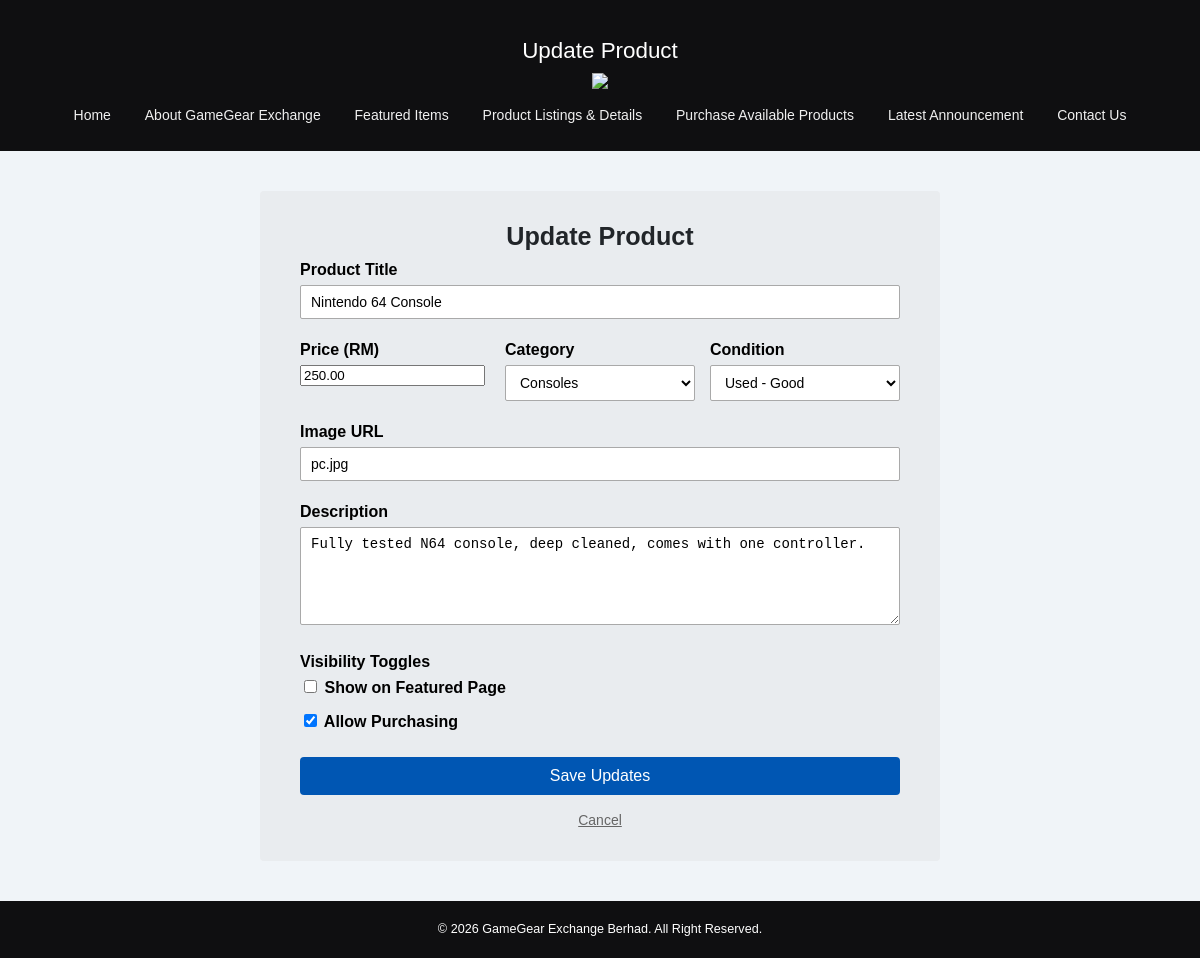
Screenshot of /gamegear/admin/update_product.php?id=1 (signed in) with the database file from the repository.
### tables this page shows
CREATE TABLE listings (
    listing_id INT AUTO_INCREMENT PRIMARY KEY,
    seller_id INT NULL,
    category_id INT NOT NULL,
    title VARCHAR(150) NOT NULL,
    description TEXT,
    price DECIMAL(10,2) NOT NULL,
    item_condition ENUM('New','Like New','Used - Good','Used - Fair') NOT NULL DEFAULT 'Used - Good',
    image_path VARCHAR(200),
    status ENUM('Available','Sold') NOT NULL DEFAULT 'Available',
    is_featured TINYINT(1) NOT NULL DEFAULT 0,
    views INT NOT NULL DEFAULT 0,
    created_at TIMESTAMP DEFAULT CURRENT_TIMESTAMP,
    FOREIGN KEY (seller_id) REFERENCES users(user_id) ON DELETE SET NULL,
    FOREIGN KEY (category_id) REFERENCES categories(category_id)
);

### gamegear/admin/update_product.php (the view, shortened to what this page needs)
<?php
$dbHost = 'localhost';
$dbUser = 'root';
$dbPass = '';
$dbName = 'gamegear_exchange';
$message_out = '';
?>
<!DOCTYPE html>
<html lang="en">
<head>
  <link rel="stylesheet" href="../style/style.css">
</head>
<body>
<?php include('../content/header.php'); ?>
<?php include('../content/navigation.php'); ?>
<div id="contentWrapper">
    <div class="form-container">
        <h2 style="text-align:center; margin-top:0;">Update Product</h2>
        <?php
        if ($_SERVER['REQUEST_METHOD'] !== 'POST' || strpos($message_out, 'Failed') !== false || strpos($message_out, 'Invalid') !== false) {
            $id = isset($_GET['id']) ? (int) $_GET['id'] : (isset($_POST['id']) ? (int)$_POST['id'] : 0);
            if ($id > 0) {
                $conn = mysqli_connect($dbHost, $dbUser, $dbPass, $dbName);
                if ($conn) {
                    $sql = "SELECT * FROM listings WHERE listing_id=$id LIMIT 1";
                    $result = mysqli_query($conn, $sql);
                    if ($result && mysqli_num_rows($result) > 0) {
                        $row = mysqli_fetch_assoc($result);
        ?>
        <form action="" method="post">
            <div class="form-group">
                <label>Product Title</label>
                <input type="text" name="title" value="<?php echo htmlspecialchars($row['title']); ?>" required>
            </div>
            <div style="display: flex; gap: 15px;">
                <div class="form-group" style="flex: 1;">
                    <label>Price (RM)</label>
                    <input type="number" step="0.01" name="price" value="<?php echo htmlspecialchars($row['price']); ?>" required>
                </div>
                <div class="form-group" style="flex: 1;">
                    <label>Category</label>
                    <select name="category_id">
                        <?php
                        $cat_result = mysqli_query($conn, "SELECT * FROM categories ORDER BY category_name");
                        while ($cat = mysqli_fetch_assoc($cat_result)) {
                            $selected = ($cat['category_id'] == $row['category_id']) ? 'selected' : '';
                            echo '<option value="' . $cat['category_id'] . '" ' . $selected . '>' . htmlspecialchars($cat['category_name']) . '</option>';
                        }
                        ?>
                    </select>
                </div>
                <div class="form-group" style="flex: 1;">
                    <label>Condition</label>
                    <select name="condition_status">
                        <?php
                        $conditions = array('New', 'Like New', 'Used - Good', 'Used - Fair');
                        foreach ($conditions as $c) {
                            $selected = ($c == $row['item_condition']) ? 'selected' : '';
                            echo "<option value='$c' $selected>$c</option>";
                        }
                        ?>
                    </select>
                </div>
            </div>
            <div class="form-group">
                <label>Image URL</label>
                <input type="text" name="image_url" value="<?php echo htmlspecialchars($row['image_path']); ?>" placeholder="e.g. ps4.jpg">
            </div>
            <div class="form-group">
                <label>Description</label>
                <textarea name="description" rows="5"><?php echo htmlspecialchars($row['description']); ?></textarea>
            </div>
            <div class="form-group">
                <label>Visibility Toggles</label>
                <div class="checkbox-group">
                    <label><input type="checkbox" name="is_featured" value="1" <?php echo ($row['is_featured'] == 1) ? 'checked' : ''; ?>> Show on Featured Page</label>
                    <label><input type="checkbox" name="is_available" value="1" <?php echo ($row['status'] == 'Available') ? 'checked' : ''; ?>> Allow Purchasing</label>
                </div>
            </div>
            <button type="submit" class="submit-btn" style="width:100%;">Save Updates</button>
            <a href="dashboard.php" style="display:block; text-align:center; margin-top:15px; color:#666;">Cancel</a>
        </form>
        <?php
                    } else {
                        echo '<p class="error" style="text-align:center;">Product not found.</p><div style="text-align:center;"><a href="dashboard.php">Back to Dashboard</a></div>';
                    }
                }
            } else {
                echo '<p class="error" style="text-align:center;">No product selected.</p><div style="text-align:center;"><a href="dashboard.php">Back to Dashboard</a></div>';
            }
        }
        ?>
    </div>
</div>
<?php include('../content/footer.php'); ?>
</body>
</html>

### gamegear/style/style.css (style rules this page uses)
body { color: rgb(13,13,13); background-color: rgb(240,244,248); font-family: Helvetica, Arial, sans-serif; font-size: 14px; line-height: 1.5em; margin: 0px 0px 0px 0px; padding: 0px 0px 0px 0px; }
h1,h2,h3,h4,h5,h6 { color: rgb(33, 37, 41); font-weight: bold; line-height: 1.25em; }
h2 { font-size: 1.8em; margin: 10px 0px 6px 0px; padding: 0px 0px 0px 0px; }
a, a:link, a:visited, a:hover { color: rgb(30, 136, 229); }
#contentWrapper { background-color: rgb(240,244,248); text-align: center; margin: 0px auto; padding: 40px 18px 40px 18px; }
.form-container { background-color: rgb(233, 236, 239); max-width: 600px; margin: 0 auto; padding: 30px 40px; border-radius: 4px; font-family: Arial, sans-serif; color: #000; }
.form-group { margin-bottom: 20px; text-align: left; }
.form-group label { display: block; font-weight: bold; margin-bottom: 5px; font-size: 16px; color: #000; }
.form-group input[type="text"], .form-group input[type="email"], .form-group input[type="tel"], .form-group select, .form-group textarea { width: 100%; padding: 8px 10px; border: 1px solid #a9a9a9; background-color: #fff; font-size: 14px; box-sizing: border-box; border-radius: 2px; }
.checkbox-group { display: flex; flex-direction: column; gap: 8px; }
.submit-btn { background-color: #0056b3; color: #ffffff !important; padding: 10px; border: none; border-radius: 4px; cursor: pointer; width: 100%; font-size: 16px; }

### rows the page displays
listings: title "Nintendo 64 Console", price "250.00", image_url "pc.jpg", description "Fully tested N64 console, deep cleaned, comes with one controller.", status "☑"

### other values shown
$pageTitle "Update Product"
form field category_id "Consoles"
form field condition_status "Used - Good"
